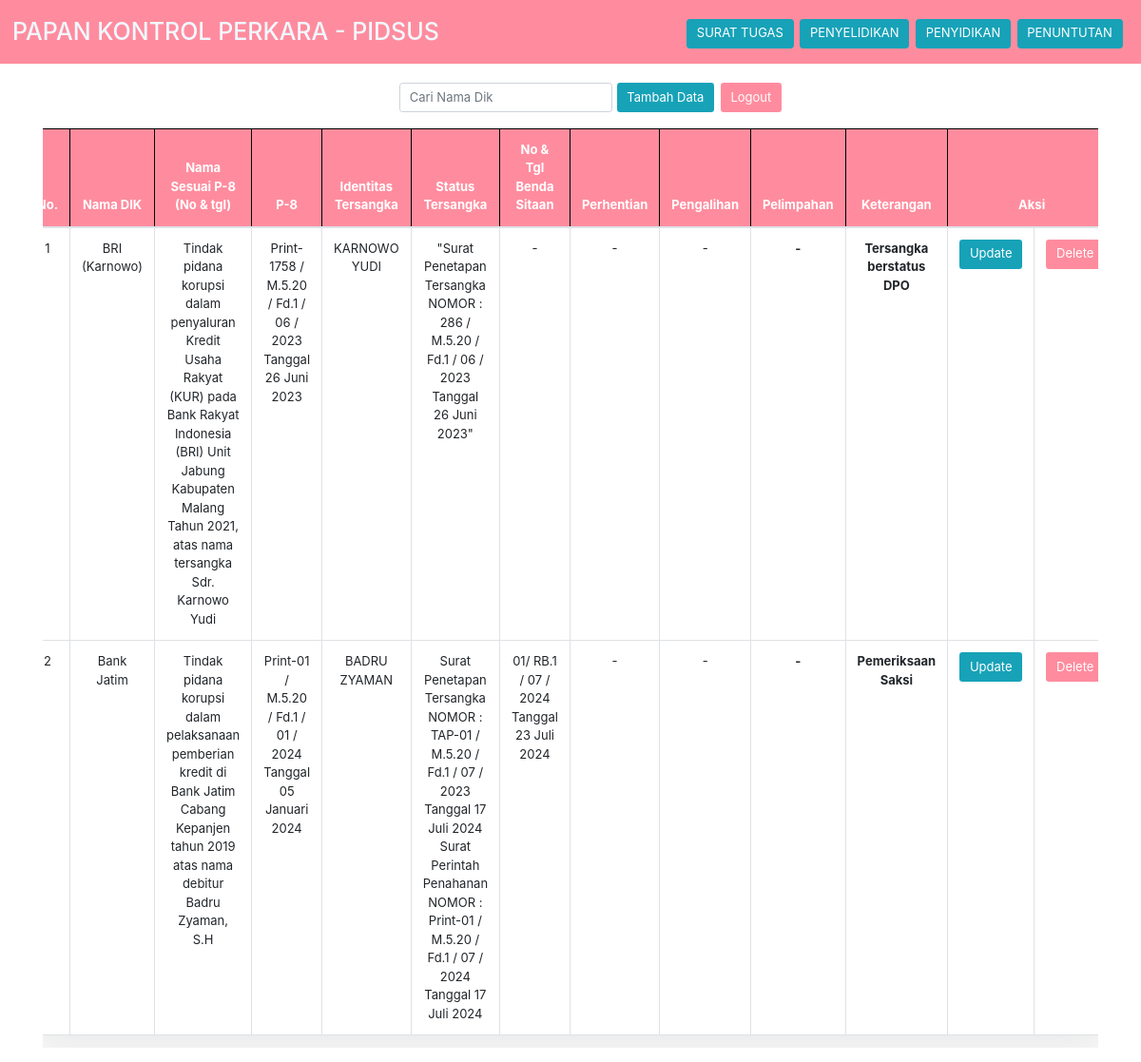
Page /file/sheet3.php on the committed database.
### tables this page shows
CREATE TABLE `crud_penyidikan` (
  `id` int(20) NOT NULL,
  `nama_dik` varchar(500) NOT NULL,
  `nama_sesuai_p8` varchar(500) NOT NULL,
  `p_8` varchar(500) NOT NULL,
  `identitas_tersangka` varchar(300) NOT NULL,
  `status_tersangka` varchar(500) NOT NULL,
  `nomor_dan_tanggal` varchar(500) NOT NULL,
  `perhentian_dik` varchar(200) NOT NULL,
  `pengalihan` varchar(200) NOT NULL,
  `pelimpahan` varchar(200) NOT NULL,
  `keterangan` varchar(300) NOT NULL
);

### file/sheet3.php (the view, shortened to what this page needs)
<!DOCTYPE html>
<html>
<head>
    <link rel="stylesheet" href="https://cdn.jsdelivr.net/npm/bootstrap@4.6.1/dist/css/bootstrap.min.css">
    <link rel="stylesheet" href="indexx.css">
</head>
<body>
    <nav class="navbar navbar-dark" style="background-color: #FF8C9E;">
        <div class="navbar-brand mb-0 h1">
            <span>PAPAN KONTROL PERKARA - PIDSUS</span>
        </div>
        <div class="d-flex justify-content-center mt-3">
            <button id="sheet1Button" class="btn btn-info mr-2"><a href="index.php" style="color:white;">SURAT TUGAS</a></button>
            <button id="sheet2Button" class="btn btn-info mr-2"><a href="sheet2.php" style="color:white;">PENYELIDIKAN</a></button>
            <button id="sheet3Button" class="btn btn-info mr-2"><a href="sheet3.php" style="color:white;">PENYIDIKAN</a></button>
            <button id="sheet4Button" class="btn btn-info mr-2"><a href="sheet4.php" style="color:white;">PENUNTUTAN</a></button>
        </div>
    </nav>
    <div class="container my-4">
        <div class="d-flex justify-content-between align-items-center mb-2">
            <div class="d-flex">
                <div class="form-outline" data-mdb-input-init>
                    <input id="search-input" type="search" class="form-control" placeholder="Cari Nama Dik"/>
                </div>
                <a href="create.php" class="btn mr-2" style="background-color: #17a2b8; color: white;">Tambah Data</a>
                <a href="logout.php" class="btn" style="background-color: #FF8C9E; color: white;">Logout</a>
            </div>
        </div>
        <div class="table-container">
            <table id="data1" class="table table-bordered table-hover">
                <thead class="thead-white">
                    <tr>
                        <th>No.</th>
                        <th class="kode-column">Nama DIK</th>
                        <th>Nama Sesuai P-8 (No & tgl)</th>
                        <th class="nama-column">P-8 </th>
                        <th>Identitas Tersangka</th>
                        <th class="telaahan-column">Status Tersangka</th>
                        <th class="sprintug-column">No & Tgl Benda Sitaan</th>
                        <th class="tanggal-sprintug-column">Perhentian</th>
                        <th class="laphastug-column">Pengalihan</th>
                        <th class="laphastug-column">Pelimpahan</th>
                        <th class="keterangan-column">Keterangan</th>
                        <th colspan="2">Aksi</th>
                    </tr>
                </thead>
                <tbody>
                <?php
                include "koneksi.php";
                $sql = "SELECT * FROM crud_penyidikan ORDER BY id";
                $hasil = mysqli_query($kon, $sql);
                while ($data = mysqli_fetch_array($hasil)) {
                    echo "<tr>";
                        echo "<td>".$data['id']."</td>";
                        echo "<td class='kode-column'>" . html_entity_decode($data['nama_dik'], ENT_QUOTES, 'UTF-8') . "</td>";
                        echo "<td>" . html_entity_decode($data['nama_sesuai_p8'], ENT_QUOTES, 'UTF-8') . "</td>";
                        echo "<td class='nama-column' data-fulltext='" . html_entity_decode($data['p_8'], ENT_QUOTES, 'UTF-8') . "'>" . html_entity_decode($data['p_8'], ENT_QUOTES, 'UTF-8') . "</td>";
                        echo "<td>" . html_entity_decode($data['identitas_tersangka'], ENT_QUOTES, 'UTF-8') . "</td>";
                        echo "<td class='telaahan-column'>" . html_entity_decode($data['status_tersangka'], ENT_QUOTES, 'UTF-8') . "</td>";
                        echo "<td class='sprintug-column'>" . html_entity_decode($data['nomor_dan_tanggal'], ENT_QUOTES, 'UTF-8') . "</td>";
                        echo "<td>" . html_entity_decode($data['perhentian_dik'], ENT_QUOTES, 'UTF-8') . "</td>";
                        echo "<td>" . html_entity_decode($data['pengalihan'], ENT_QUOTES, 'UTF-8') . "</td>";
                        echo "<td class='keterangan-column'>" . html_entity_decode($data['pelimpahan'], ENT_QUOTES, 'UTF-8') . "</td>";
                        echo "<td class='keterangan-column'>" . html_entity_decode($data['keterangan'], ENT_QUOTES, 'UTF-8') . "</td>";
                        echo "<td><a href='update3.php?id=".$data['id']."' class='btn' style='background-color: #17a2b8; color: white;' role='button'>Update</a></td>";
                        echo "<td><a href='delete.php?id=".$data['id']."' class='btn' style='background-color: #FF8C9E; color: white;' role='button' onclick=\"return confirm('Apakah anda yakin ingin menghapus data ini?')\">Delete</a></td>";
                    echo "</tr>";
                }
                ?>
                </tbody>
            </table>
        </div>
    </div>
</body>
</html>

### file/indexx.css (style rules this page uses)
* { box-sizing: border-box; margin: 0; padding: 0; font-weight: 350px; font-style: normal; font-size: 13px; scroll-behavior: smooth; }
.container { width: 100%; background-size: cover; background-repeat: no-repeat; animation: fadeIn 1s ease-in-out; }
.table-container { display: flex; justify-content: center; align-items: center; gap: 10px; overflow-x: auto; width: 100%; }
span { font-size: 25px; color: aliceblue; }
.d-flex { display: flex; text-align: center; justify-content: center; margin-right: 20px; flex-wrap: wrap; justify-content: flex-start; margin-right: 0; }
.table { box-shadow: 0 15px 50px rgba(0, 0, 0, 0.1); border: 1px solid; text-align: center; vertical-align: top; width: 100%; table-layout: auto; }
.table th { white-space: nowrap; vertical-align: top; text-align: center; background-color: #FF8C9E; color: white; font-weight: bold; border: 1px solid rgb(0, 0, 0); padding: 2px; cursor: pointer; }
.table td.keterangan-column { max-width: 120px; overflow: hidden; text-overflow: ellipsis; white-space: normal; word-wrap: break-word; font-weight: bolder; max-width: 150px; }
.table td.nama-column { max-width: 450px; overflow: hidden; text-overflow: ellipsis; word-wrap: break-word; white-space: normal; text-align: center; max-width: 300px; }
.table td.telaahan-column, .table td.laphastug-column { max-width: 200px; overflow: hidden; text-overflow: ellipsis; white-space: normal; }
.table td.sprintug-column { white-space: normal; }
.table td { vertical-align: middle; padding: 2px; }
.table td, .table th { height: 50px; vertical-align: top; padding: 12px; word-wrap: break-word; white-space: normal; }
.btn { margin-bottom: 10px; text-decoration: none; }
.form-outline { margin-right: 5px; margin-left: 375px; }

### rows in the picture
crud_penyidikan: id "1", nama_dik "BRI (Karnowo)", nama_sesuai_p8 "Tindak pidana korupsi dalam penyaluran Kredit Usaha Rakyat (KUR) pada Bank Rakyat Indonesia (BRI) Unit Jabung Kabupaten Malang Tahun 2021, atas nama tersangka Sdr. Karnowo Yudi", p_8 "Print- 1758 / M.5.20 / Fd.1 / 06 / 2023 Tanggal 26 Juni 2023", identitas_tersangka "KARNOWO YUDI", status_tersangka "\"Surat Penetapan Tersangka NOMOR : 286 / M.5.20 / Fd.1 / 06 / 2023 Tanggal 26 Juni 2023\"", nomor_dan_tanggal "-", perhentian_dik "-", pengalihan "-", pelimpahan "-", keterangan "Tersangka berstatus DPO"
crud_penyidikan: id "2", nama_dik "Bank Jatim", nama_sesuai_p8 "Tindak pidana korupsi dalam pelaksanaan pemberian kredit di Bank Jatim Cabang Kepanjen tahun 2019 atas nama debitur Badru Zyaman, S.H", p_8 "Print-01 / M.5.20 / Fd.1 / 01 / 2024 Tanggal 05 Januari 2024", identitas_tersangka "BADRU ZYAMAN", status_tersangka "Surat Penetapan Tersangka NOMOR : TAP-01 / M.5.20 / Fd.1 / 07 / 2023 Tanggal 17 Juli 2024 Surat Perintah Penahanan NOMOR : Print-01 / M.5.20 / Fd.1 / 07 / 2024 Tanggal 17 Juli 2024", nomor_dan_tanggal "01/ RB.1 / 07 / 2024 Tanggal 23 Juli 2024", perhentian_dik "-", pengalihan "-", pelimpahan "-", keterangan "Pemeriksaan Saksi"
